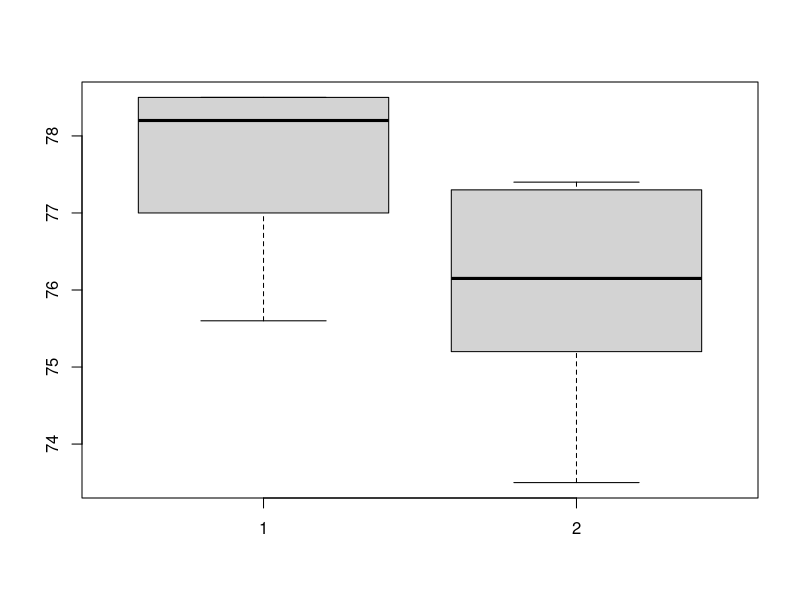
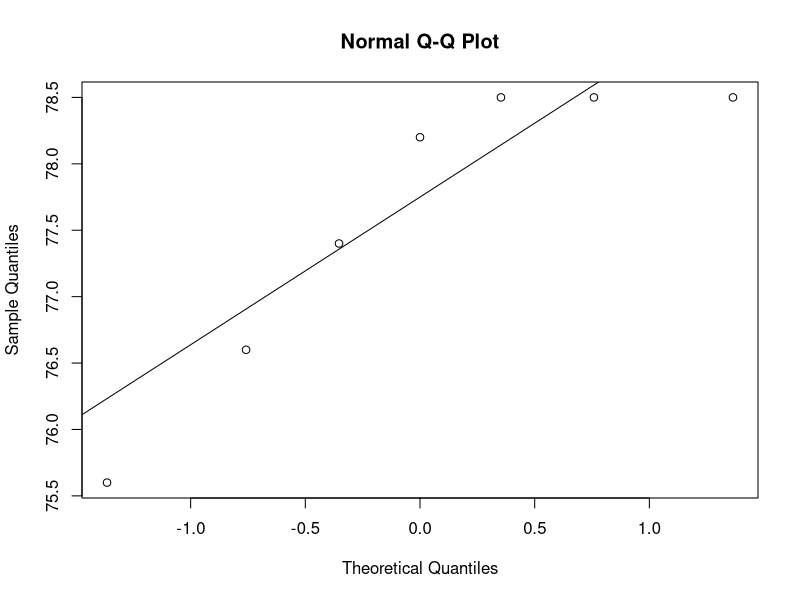

These charts were generated, in order, by the following R code:
#Zad 2 / str 80

a <- c(78.2,78.5,75.6,78.5,78.5,77.4,76.6)
b <- c(76.1,75.2,75.8,77.3,77.3,77.0,74.4,76.2,73.5,77.4)

boxplot(a,b)

#H0 : mu_1 = mu_2
#H1 : mu_1 != > < mu_2

#test t-Studenta dla dwóch prób niezależny

#1. Sprawdzenie założeń:

#a) sprawdzenie normalności za pomocą shapiro-wilka - jest OK

shapiro.test(a)
qqnorm(a) #wykres kwantyl-kwantyl
qqline(a) #wykres kwantyl-kwantyl
shapiro.test(b)

#b) sprawdzenie równości wariancji 
#F-Snedecora

#var = variance (wariancja)
var(a)
var(b) 
var(a) < var(b)
var.test(a,b, alternative ="less") #tutaj szukamy p-wartości

#3. Test główny 
mean(a)
mean(b)
t.test(a, b, var.equal = TRUE, alternative = "greater") #znowu szukamy p-value

#Wnioski:
#odrzucamy H0
#H1 : mu_1 > mu_2